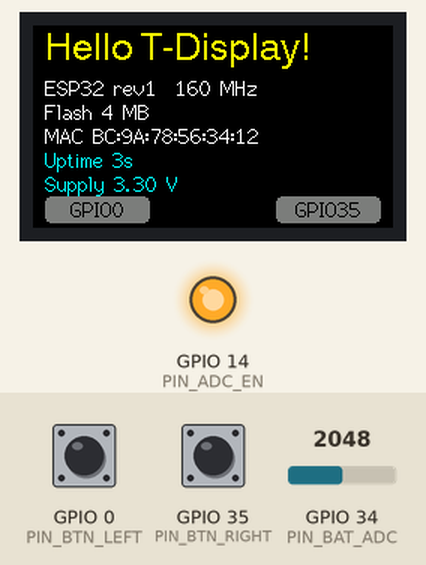
The program below on a simulated ESP32. Parts: 240×135 colour display, output pins drawn as LEDs (lit = HIGH). The test bench sets the inputs (shaded band); at power-on: GPIO 0 (PIN_BTN_LEFT) HIGH, GPIO 34 (PIN_BAT_ADC) = 2048, GPIO 35 (PIN_BTN_RIGHT) HIGH. What the program prints to the serial monitor is not drawn.

Above: at 3.5 s.
3.6 s: GPIO 0 (PIN_BTN_LEFT) pulled LOW for 0.15 s
At 3.68 s:
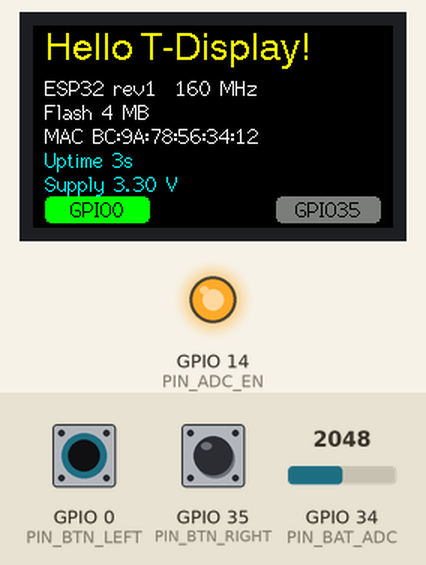
6.8 s: GPIO 34 (PIN_BAT_ADC) set to 2866
At 8.0 s:
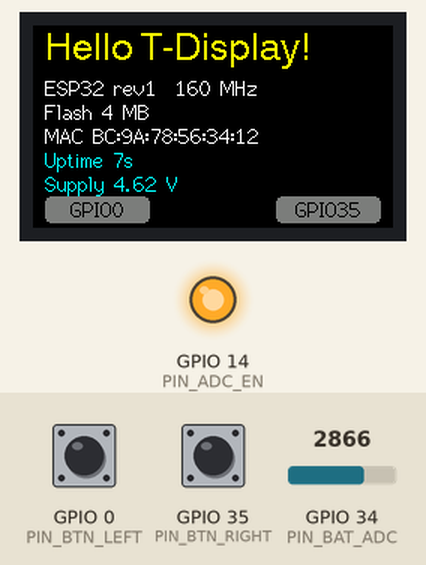
9.9 s: GPIO 35 (PIN_BTN_RIGHT) pulled LOW for 0.15 s
At 9.99 s:
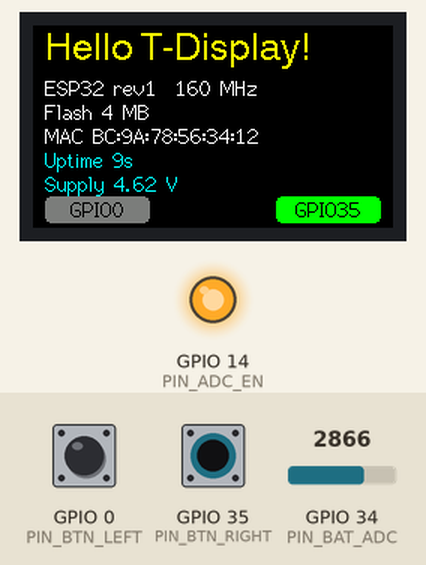
11.5 s: GPIO 0 (PIN_BTN_LEFT) pulled LOW for 1 s
At 12.1 s:
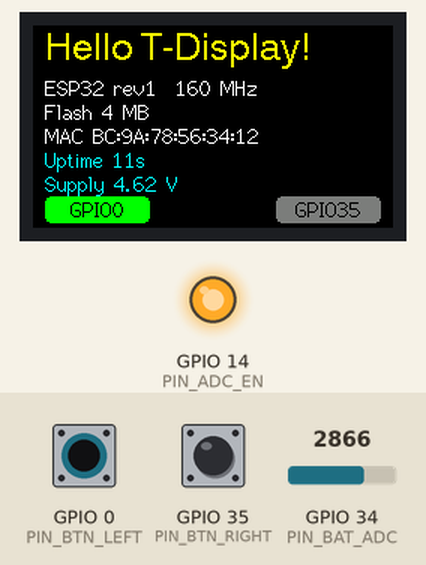
14.0 s: GPIO 35 (PIN_BTN_RIGHT) pulled LOW for 1 s
At 14.26 s:
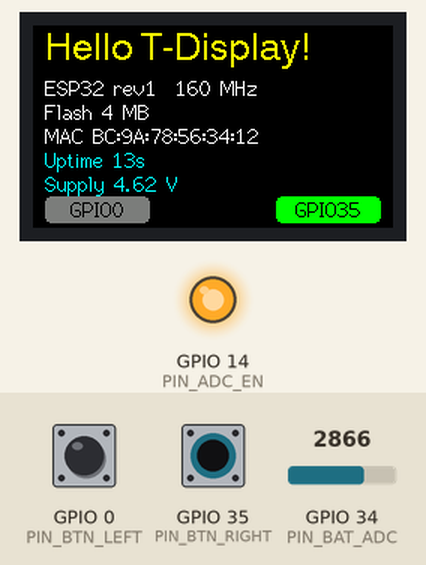
16.5 s: GPIO 34 (PIN_BAT_ADC) set to 3603
At 16.8 s:
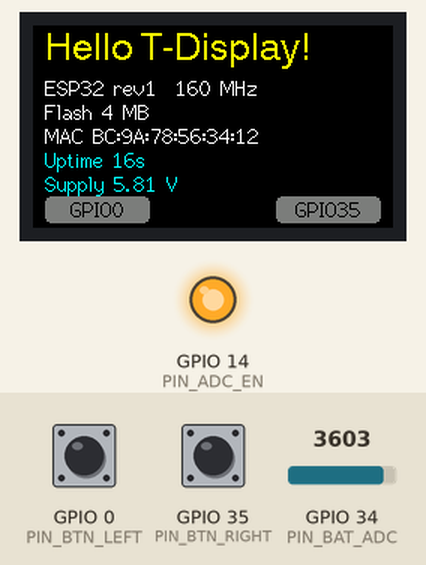
Timing chart, 0 to 19.5 s (numbered marks = the images above; inputs shaded):
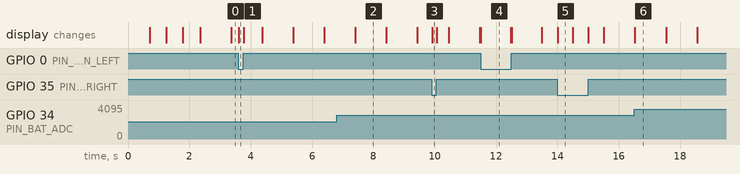

Measured:
- after the input at 3.6 s, the display: changes at once (image 1)

The program:

main.cpp
```cpp
// LilyGO T-Display v1.1 hardware test.
// - Color sweep at boot (check for dead pixels / wrong color order)
// - Chip info, uptime and supply voltage on screen and on Serial
// - Live state of the two user buttons (GPIO0 and GPIO35)

#include <Arduino.h>
#include <TFT_eSPI.h>

constexpr int PIN_BTN_LEFT = 0;
constexpr int PIN_BTN_RIGHT = 35;  // input-only pin, external pull-up on the board
constexpr int PIN_ADC_EN = 14;     // enables the battery/USB voltage divider
constexpr int PIN_BAT_ADC = 34;

constexpr int BTN_W = 70;
constexpr int BTN_H = 18;
constexpr int BTN_Y = 114;

TFT_eSPI tft;

String macString() {
  uint64_t mac = ESP.getEfuseMac();
  char buf[18];
  snprintf(buf, sizeof(buf), "%02X:%02X:%02X:%02X:%02X:%02X",
           (uint8_t)(mac), (uint8_t)(mac >> 8), (uint8_t)(mac >> 16),
           (uint8_t)(mac >> 24), (uint8_t)(mac >> 32), (uint8_t)(mac >> 40));
  return String(buf);
}

// The divider on GPIO34 halves the voltage.
float readSupplyVoltage() {
  return analogReadMilliVolts(PIN_BAT_ADC) * 2 / 1000.0f;
}

void colorSweep() {
  const uint16_t colors[] = {TFT_RED, TFT_GREEN, TFT_BLUE, TFT_WHITE};
  for (uint16_t c : colors) {
    tft.fillScreen(c);
    delay(500);
  }
}

void drawStaticInfo() {
  char line[48];

  tft.fillScreen(TFT_BLACK);
  tft.setTextDatum(TL_DATUM);
  tft.setTextPadding(0);

  tft.setTextColor(TFT_YELLOW, TFT_BLACK);
  tft.drawString("Hello T-Display!", 8, 4, 4);

  tft.setTextColor(TFT_WHITE, TFT_BLACK);
  snprintf(line, sizeof(line), "%s rev%d  %lu MHz", ESP.getChipModel(),
           ESP.getChipRevision(), (unsigned long)ESP.getCpuFreqMHz());
  tft.drawString(line, 8, 34, 2);
  snprintf(line, sizeof(line), "Flash %lu MB",
           (unsigned long)(ESP.getFlashChipSize() / (1024 * 1024)));
  tft.drawString(line, 8, 50, 2);
  tft.drawString("MAC " + macString(), 8, 66, 2);
}

void drawButton(int x, const char *label, bool pressed) {
  uint16_t fill = pressed ? TFT_GREEN : TFT_DARKGREY;
  tft.fillRoundRect(x, BTN_Y, BTN_W, BTN_H, 4, fill);
  tft.setTextDatum(MC_DATUM);
  tft.setTextPadding(0);
  tft.setTextColor(TFT_BLACK, fill);
  tft.drawString(label, x + BTN_W / 2, BTN_Y + BTN_H / 2, 2);
}

void drawDynamicInfo(unsigned long uptimeS, float volts) {
  char line[32];
  tft.setTextDatum(TL_DATUM);
  tft.setTextColor(TFT_CYAN, TFT_BLACK);
  tft.setTextPadding(160);  // erase the previous, possibly longer, value
  snprintf(line, sizeof(line), "Uptime %lus", uptimeS);
  tft.drawString(line, 8, 82, 2);
  snprintf(line, sizeof(line), "Supply %.2f V", volts);
  tft.drawString(line, 8, 98, 2);
}

void setup() {
  Serial.begin(115200);
  pinMode(PIN_BTN_LEFT, INPUT_PULLUP);
  pinMode(PIN_BTN_RIGHT, INPUT);
  pinMode(PIN_ADC_EN, OUTPUT);
  digitalWrite(PIN_ADC_EN, HIGH);

  tft.init();
  tft.setRotation(1);  // landscape, 240x135
  colorSweep();
  drawStaticInfo();

  Serial.println();
  Serial.println("=== T-Display test ===");
  Serial.printf("Chip: %s rev%d, %d cores, %lu MHz\n", ESP.getChipModel(),
                ESP.getChipRevision(), ESP.getChipCores(),
                (unsigned long)ESP.getCpuFreqMHz());
  Serial.printf("Flash: %lu MB, PSRAM: %lu B, heap free: %lu B\n",
                (unsigned long)(ESP.getFlashChipSize() / (1024 * 1024)),
                (unsigned long)ESP.getPsramSize(), (unsigned long)ESP.getFreeHeap());
  Serial.printf("MAC: %s\n", macString().c_str());
  Serial.printf("Display: %dx%d, rotation %d\n", tft.width(), tft.height(),
                tft.getRotation());
}

void loop() {
  static int lastLeft = -1;
  static int lastRight = -1;
  static unsigned long lastTick = 0;

  bool left = digitalRead(PIN_BTN_LEFT) == LOW;
  bool right = digitalRead(PIN_BTN_RIGHT) == LOW;
  if (left != lastLeft) {
    drawButton(8, "GPIO0", left);
    if (lastLeft != -1) Serial.printf("GPIO0 %s\n", left ? "pressed" : "released");
    lastLeft = left;
  }
  if (right != lastRight) {
    drawButton(tft.width() - 8 - BTN_W, "GPIO35", right);
    if (lastRight != -1) Serial.printf("GPIO35 %s\n", right ? "pressed" : "released");
    lastRight = right;
  }

  unsigned long now = millis();
  if (now - lastTick >= 1000) {
    lastTick = now;
    unsigned long uptimeS = now / 1000;
    float volts = readSupplyVoltage();
    drawDynamicInfo(uptimeS, volts);
    Serial.printf("uptime=%lus supply=%.2fV btn0=%d btn35=%d\n", uptimeS, volts,
                  left, right);
  }

  delay(20);
}
```
